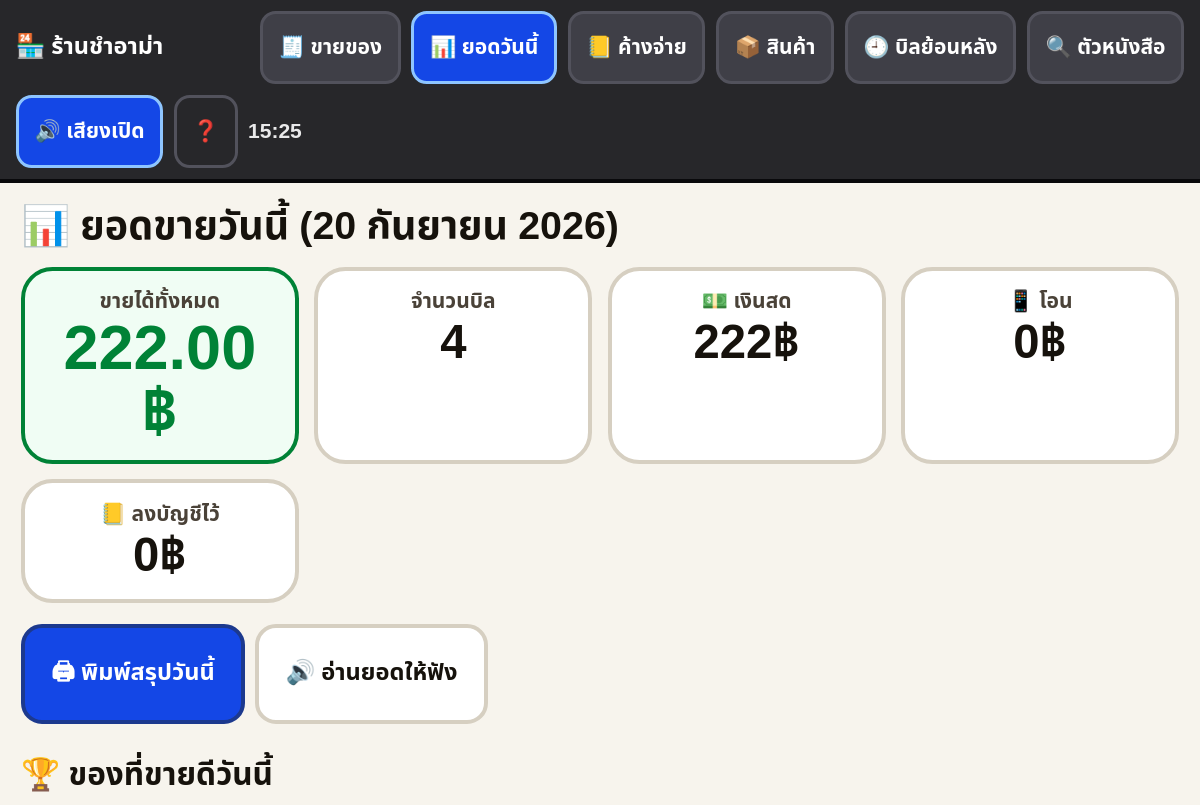
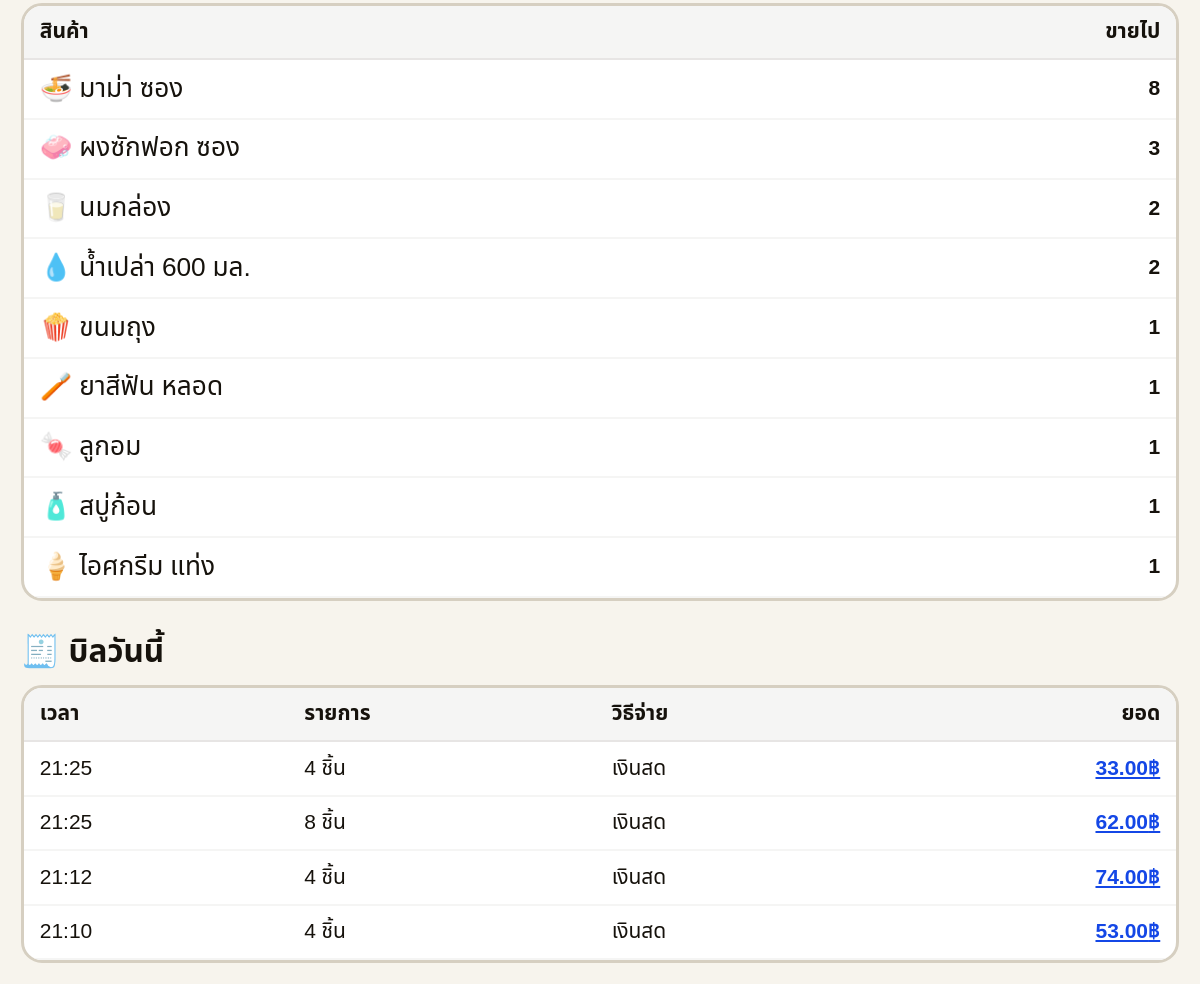
The page /today/ on the database its author committed (2 pictures, top to bottom).
### store/models.py (models this page shows, shortened)
class Product(models.Model):
    name = models.CharField('ชื่อสินค้า', max_length=120)
    price = models.DecimalField('ราคาขาย (บาท)', max_digits=10, decimal_places=2)
    cost = models.DecimalField('ราคาทุน (บาท)', max_digits=10, decimal_places=2,
                               default=Decimal('0.00'))
    category = models.ForeignKey(Category, verbose_name='หมวด', on_delete=models.SET_NULL,
                                 null=True, blank=True, related_name='products')
    emoji = models.CharField('รูปสัญลักษณ์', max_length=8, default='🛒',
                             help_text='ใส่อิโมจิให้อาม่าจำง่าย เช่น 🥤 🍜 🍫')
    image = models.ImageField('รูปสินค้า', upload_to='products/', null=True, blank=True)
    barcode = models.CharField('บาร์โค้ด', max_length=60, blank=True, db_index=True)
    unit = models.CharField('หน่วย', max_length=20, default='ชิ้น')
    stock = models.IntegerField('จำนวนคงเหลือ', default=0)
    track_stock = models.BooleanField('นับสต๊อก', default=True)
    low_stock_alert = models.IntegerField('เตือนเมื่อเหลือน้อยกว่า', default=3)
    is_favorite = models.BooleanField('ปักหมุดหน้าแรก', default=False,
                                      help_text='สินค้าขายบ่อย ให้ขึ้นหน้าแรกตัวใหญ่ๆ')
    sort_order = models.IntegerField('ลำดับ', default=0)
    is_active = models.BooleanField('ยังขายอยู่', default=True)
    class Meta:
        verbose_name = 'สินค้า'
        verbose_name_plural = 'สินค้า'
        ordering = ['-is_favorite', 'sort_order', 'name']

class Sale(models.Model):
    PAYMENT_CASH = 'cash'
    PAYMENT_TRANSFER = 'transfer'
    PAYMENT_CREDIT = 'credit'
    PAYMENT_CHOICES = [
        (PAYMENT_CASH, 'เงินสด'),
        (PAYMENT_TRANSFER, 'โอน / สแกนจ่าย'),
        (PAYMENT_CREDIT, 'ลงบัญชี (ซื้อเชื่อ)'),
    ]
    created_at = models.DateTimeField('เวลาขาย', default=timezone.now, db_index=True)
    total = models.DecimalField('ยอดรวม', max_digits=12, decimal_places=2,
                                default=Decimal('0.00'))
    paid = models.DecimalField('รับเงินมา', max_digits=12, decimal_places=2,
                               default=Decimal('0.00'))
    change = models.DecimalField('เงินทอน', max_digits=12, decimal_places=2,
                                 default=Decimal('0.00'))
    payment_method = models.CharField('วิธีจ่าย', max_length=20,
                                      choices=PAYMENT_CHOICES, default=PAYMENT_CASH)
    customer = models.ForeignKey(Customer, verbose_name='ลูกค้า', on_delete=models.SET_NULL,
                                 null=True, blank=True, related_name='sales')
    note = models.CharField('หมายเหตุ', max_length=200, blank=True)
    is_void = models.BooleanField('ยกเลิกบิล', default=False)
    class Meta:
        verbose_name = 'บิลขาย'
        verbose_name_plural = 'บิลขาย'
        ordering = ['-created_at']
    @property
    def item_count(self):
        agg = self.items.aggregate(s=models.Sum('qty'))
        return agg['s'] or 0

### store/views.py (the view)
# urls.py: path('today/', views.today, name='today'),
def today(request):
    sales = _today_sales().prefetch_related('items')
    agg = sales.aggregate(total=Sum('total'), n=Count('id'))
    by_method = {
        key: sales.filter(payment_method=key).aggregate(s=Sum('total'))['s'] or Decimal('0')
        for key, _label in Sale.PAYMENT_CHOICES
    }
    top = (SaleItem.objects.filter(sale__in=sales)
           .values('name', 'emoji')
           .annotate(qty=Sum('qty'))
           .order_by('-qty')[:10])
    ctx = _shop_context()
    ctx.update({
        'sales': sales[:50],
        'total': agg['total'] or Decimal('0'),
        'count': agg['n'] or 0,
        'by_method': by_method,
        'top_items': top,
        'date': timezone.localdate(),
        'low_stock': Product.objects.filter(is_active=True, track_stock=True)
                     .filter(stock__lte=F('low_stock_alert')).order_by('stock')[:20],
    })
    return render(request, 'store/today.html', ctx)

### store/views.py (called while the page is built)
def _shop_context():
    return {
        'shop_name': getattr(settings, 'SHOP_NAME', 'ร้านชำ'),
        'shop_phone': getattr(settings, 'SHOP_PHONE', ''),
    }

def _today_sales():
    today = timezone.localdate()
    return Sale.objects.filter(created_at__date=today, is_void=False)

### store/templates/store/today.html (shortened to what this page needs)
{% extends 'base.html' %}
{% block body %}
<div class="max-w-6xl mx-auto p-4">
  <h1 class="mb-3 text-3xl font-extrabold">📊 ยอดขายวันนี้ ({{ date|date:"j F Y" }})</h1>
  <div class="grid gap-3 grid-cols-[repeat(auto-fit,minmax(12rem,1fr))]">
    <div class="stat bg-green-50 border-green-700">
      <div class="stat-lb">ขายได้ทั้งหมด</div>
      <div class="stat-vl text-green-700 text-5xl">{{ total|floatformat:2 }}฿</div>
    </div>
    <div class="stat">
      <div class="stat-lb">จำนวนบิล</div>
      <div class="stat-vl">{{ count }}</div>
    </div>
    <div class="stat">
      <div class="stat-lb">💵 เงินสด</div>
      <div class="stat-vl">{{ by_method.cash|floatformat:0 }}฿</div>
    </div>
    <div class="stat">
      <div class="stat-lb">📱 โอน</div>
      <div class="stat-vl">{{ by_method.transfer|floatformat:0 }}฿</div>
    </div>
    <div class="stat {% if by_method.credit %}bg-red-50 border-red-700{% endif %}">
      <div class="stat-lb">📒 ลงบัญชีไว้</div>
      <div class="stat-vl {% if by_method.credit %}text-red-700{% endif %}">
        {{ by_method.credit|floatformat:0 }}฿
      </div>
    </div>
  </div>
  <div class="flex flex-wrap gap-2 my-4">
    <button class="btn btn-blue" onclick="window.print()">🖨 พิมพ์สรุปวันนี้</button>
    <button class="btn btn-plain noprint" id="readTotal">🔊 อ่านยอดให้ฟัง</button>
  </div>
  <h2 class="mt-6 mb-2 text-2xl font-extrabold">🏆 ของที่ขายดีวันนี้</h2>
  {% if top_items %}
    <table class="tbl">
      <tr><th>สินค้า</th><th class="num">ขายไป</th></tr>
      {% for it in top_items %}
        <tr>
          <td class="text-xl">{{ it.emoji }} {{ it.name }}</td>
          <td class="num">{{ it.qty|floatformat:"-2" }}</td>
        </tr>
      {% endfor %}
    </table>
  {% else %}
    <div class="px-4 py-3 text-base font-bold bg-amber-50 border-3 border-amber-500 rounded-2xl">
      วันนี้ยังไม่มีการขาย
    </div>
  {% endif %}
  <h2 class="mt-6 mb-2 text-2xl font-extrabold">🧾 บิลวันนี้</h2>
  <div class="overflow-x-auto">
    <table class="tbl">
      <tr><th>เวลา</th><th>รายการ</th><th>วิธีจ่าย</th><th class="num">ยอด</th></tr>
      {% for s in sales %}
        <tr>
          <td>{{ s.created_at|date:"H:i" }}</td>
          <td>{{ s.item_count|floatformat:"-2" }} ชิ้น</td>
          <td>{{ s.get_payment_method_display }}</td>
          <td class="num">
            <a class="text-blue-700 underline" href="{% url 'store:bill' s.pk %}">
              {{ s.total|floatformat:2 }}฿</a>
          </td>
        </tr>
      {% empty %}
        <tr><td colspan="4">— ยังไม่มีบิล —</td></tr>
      {% endfor %}
    </table>
  </div>
</div>
{% endblock %}

### templates/base.html (shortened to what this page needs)
{% load static %}<!doctype html>
<html lang="th">
<head>
  <link rel="stylesheet" href="{% static 'store/tailwind.css' %}">
</head>
<body>
<div class="noprint sticky top-0 z-50 flex flex-nowrap overflow-x-auto md:flex-wrap
            items-center gap-2 bg-zinc-800 text-white px-3 py-2 border-b-4 border-zinc-950">
  <span class="shrink-0 mr-auto text-lg font-extrabold whitespace-nowrap">🏪 {{ shop_name }}</span>
  {% url 'store:pos' as u_pos %}
  {% url 'store:today' as u_today %}
  {% url 'store:credit_list' as u_credit %}
  {% url 'store:product_list' as u_prod %}
  {% url 'store:history' as u_hist %}
  <a class="navbtn {% if request.path == u_pos %}navbtn-on{% endif %}" href="{{ u_pos }}">🧾 ขายของ</a>
  <a class="navbtn {% if request.path == u_today %}navbtn-on{% endif %}" href="{{ u_today }}">📊 ยอดวันนี้</a>
  <a class="navbtn {% if request.path == u_credit %}navbtn-on{% endif %}" href="{{ u_credit }}">📒 ค้างจ่าย</a>
  <a class="navbtn {% if request.path == u_prod %}navbtn-on{% endif %}" href="{{ u_prod }}">📦 สินค้า</a>
  <a class="navbtn {% if request.path == u_hist %}navbtn-on{% endif %}" href="{{ u_hist }}">🕘 บิลย้อนหลัง</a>
  <button class="navbtn" id="fontBtn" title="ปรับขนาดตัวหนังสือ">🔍 ตัวหนังสือ</button>
  <button class="navbtn" id="voiceBtn" title="เปิด/ปิดเสียงพูด">🔊 เสียง</button>
  <a class="navbtn bg-transparent" href="{% url 'store:help' %}">❓</a>
  <span class="font-bold tabular-nums opacity-90" id="clock"></span>
</div>
{% block body %}{% endblock %}
</body>
</html>

### rows shown on the page
Product: emoji "🧼", name "ผงซักฟอก ซอง", qty "3"
Sale: created_at "21:25", item_count "4", payment_method "เงินสด", total "33.00"
Sale: created_at "21:25", item_count "8", payment_method "เงินสด", total "62.00"
Sale: created_at "21:12", item_count "4", payment_method "เงินสด", total "74.00"
Sale: created_at "21:10", item_count "4", payment_method "เงินสด", total "53.00"

### other values the page prints
{{ shop_name }} "ร้านชำอาม่า"
{{ date|date:"j F Y" }} "20 กันยายน 2026"
{{ total|floatformat:2 }} "222.00"
{{ count }} "4"
{{ by_method.cash|floatformat:0 }} "222"
{{ by_method.transfer|floatformat:0 }} "0"
{{ by_method.credit|floatformat:0 }} "0"
{{ it.emoji }} "🍜" "🥛" "💧" "🍿" "🪥" "🍬" "🧴" "🍦"
{{ it.name }} "มาม่า ซอง" "นมกล่อง" "น้ำเปล่า 600 มล." "ขนมถุง" "ยาสีฟัน หลอด" "ลูกอม" "สบู่ก้อน" "ไอศกรีม แท่ง"
{{ it.qty|floatformat:"-2" }} "8" "2" "2" "1" "1" "1" "1" "1"
